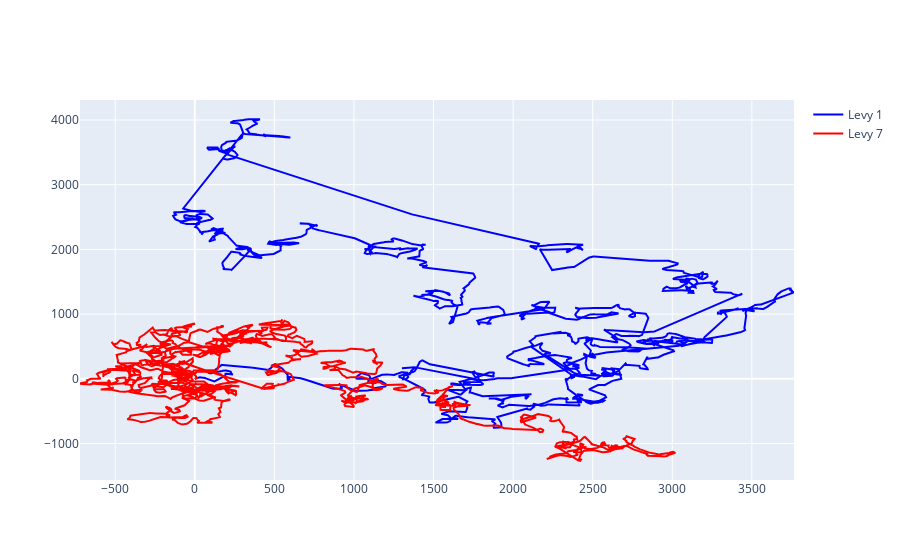

The cell this chart's notebook holds for it:
### Code cell
# Show trajectories
# Init figure
fig_3d = go.Figure()

# Plot trajectory in 3-D space
fig_3d.add_trace(
    go.Scatter(x = Levy_2d_df_1.x,
                 y = Levy_2d_df_1.y,
                 marker = dict(size=2),
                 line = dict(color='blue', width=2),
                 mode = 'lines',
                 name = 'Levy 1',
                 showlegend = True))


fig_3d.add_trace(
    go.Scatter(x = Levy_2d_df_7.x,
                 y = Levy_2d_df_7.y,
                 marker = dict(size=2),
                 line = dict(color='red', width=2),
                 mode = 'lines',
                 name = 'Levy 7',
                 showlegend = True))

fig_3d.show()

### Figure 1 — Plotly figure (JSON) as saved in the notebook; plotly's stock layout.template omitted (floating-point values rounded to 4 significant figures; data arrays with more than 128 entries replaced by an {"elided": "..."} marker saying what was removed)
{"data": [{"line": {"color": "blue", "width": 2}, "marker": {"size": 2}, "mode": "lines", "name": "Levy 1", "showlegend": true, "type": "scatter", "x": {"elided": "10001 float values"}, "y": {"elided": "10001 float values"}}, {"line": {"color": "red", "width": 2}, "marker": {"size": 2}, "mode": "lines", "name": "Levy 7", "showlegend": true, "type": "scatter", "x": {"elided": "10001 float values"}, "y": {"elided": "10001 float values"}}], "layout": {}}
